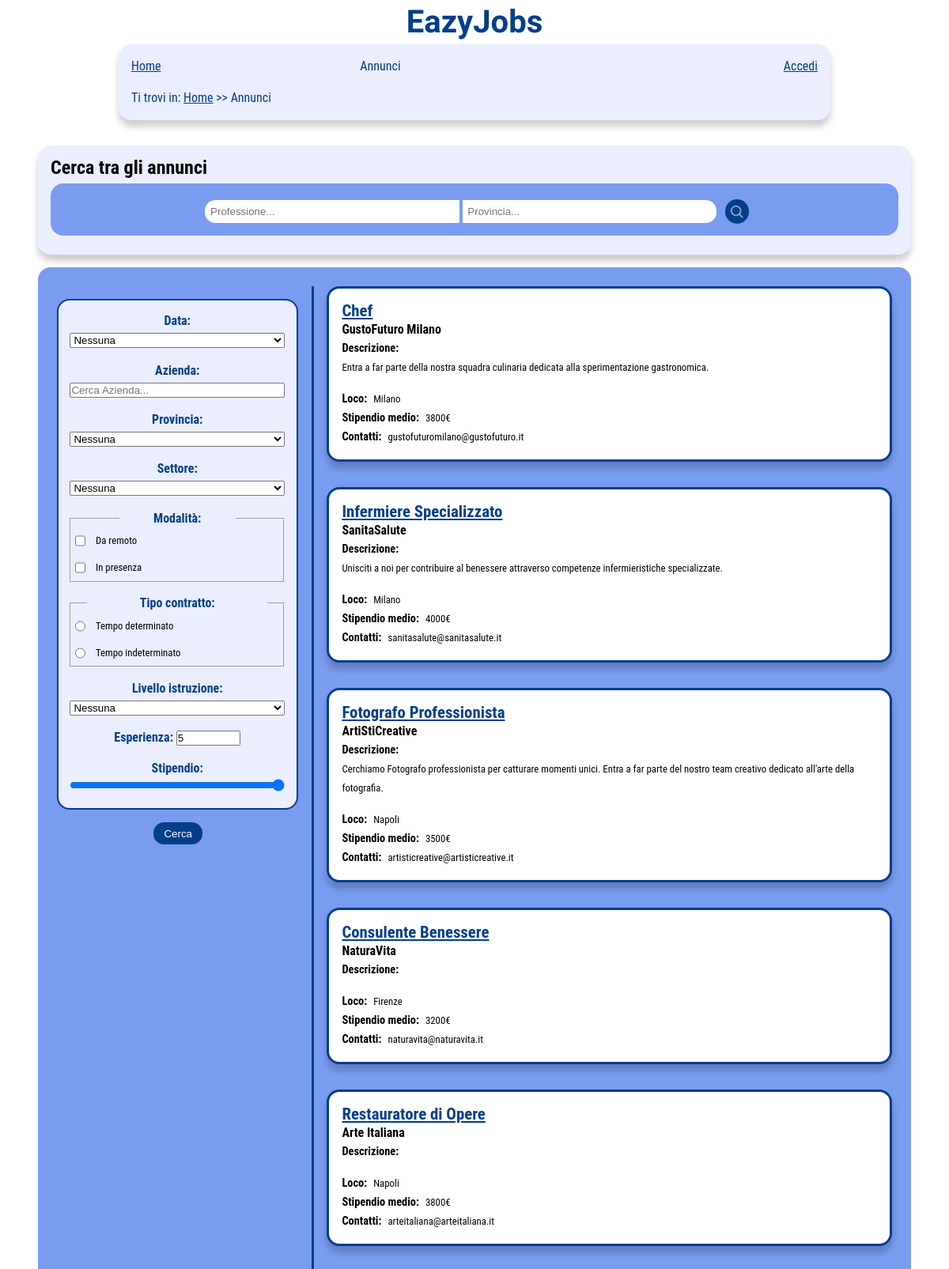
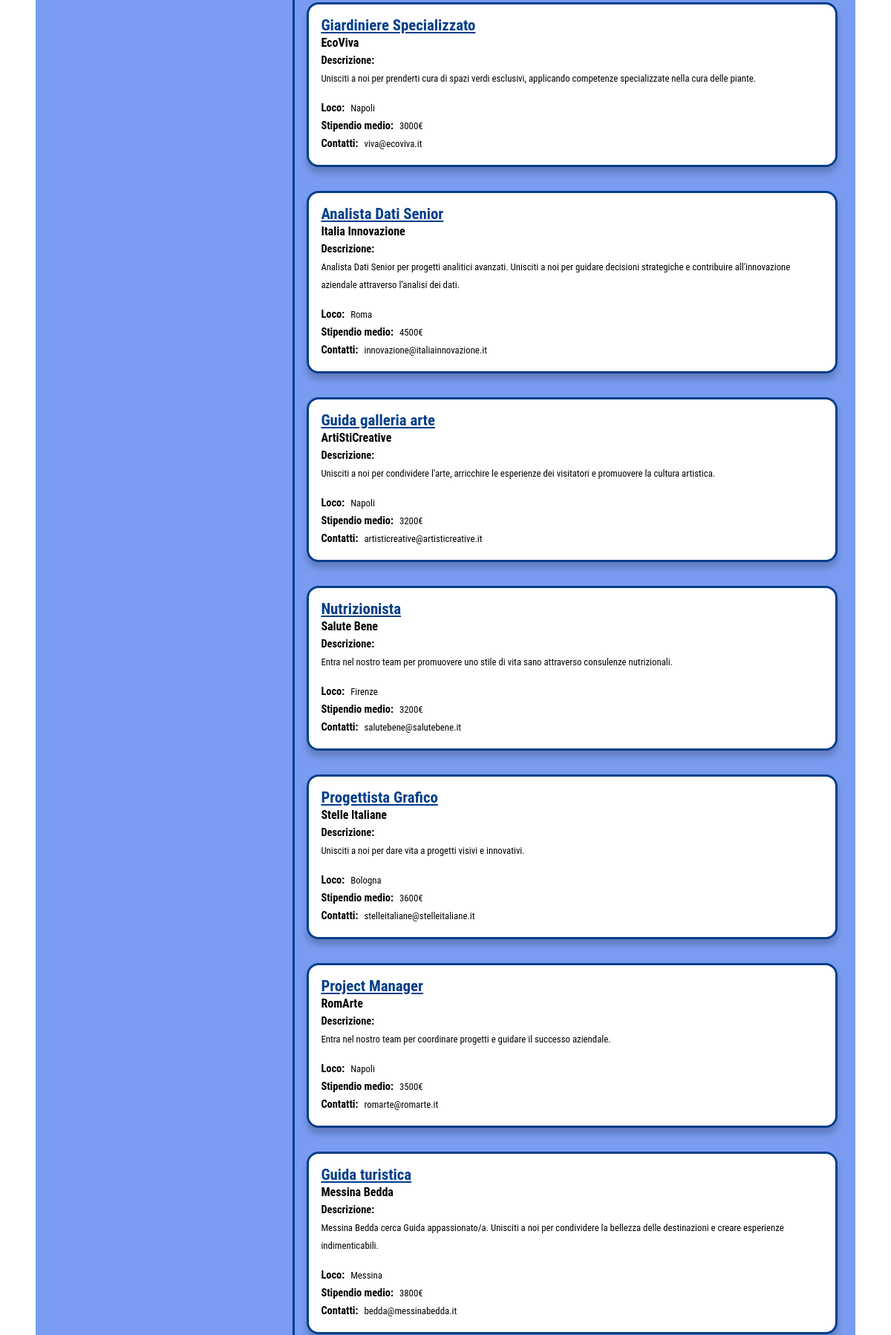
Page /EazyJobs/Annunci.php (upper part) on the committed database (2 pictures, top to bottom).
### tables this page shows
CREATE TABLE IF NOT EXISTS annunci
(
    id int NOT NULL AUTO_INCREMENT,
    titolo character varying(60) NOT NULL,
	locazione character varying(60) NOT NULL,
	data_pub datetime NOT NULL,
	settore character varying(60) NOT NULL,
	remoto boolean NOT NULL,
    presenza boolean NOT NULL,
	contratto character varying(60) NOT NULL,
    `desc_breve` character varying(200) NOT NULL,
	`desc_completa` character varying(500) NOT NULL,
    livello_istruzione character varying(90) NOT NULL,
	esperienza integer NOT NULL,
    stipendio decimal NOT NULL,
    azienda_id int NOT NULL,
    PRIMARY KEY (id),
	FOREIGN KEY (azienda_id)
    REFERENCES aziende (id)
    ON UPDATE CASCADE
    ON DELETE CASCADE
);

CREATE TABLE IF NOT EXISTS aziende
(
    id int NOT NULL AUTO_INCREMENT,
    email character varying(60) NOT NULL,
    password character varying(100) NOT NULL,
	nome character varying(60) NOT NULL,
	sito character varying(50) NOT NULL,
	fondazione integer NOT NULL,
	dipendenti integer NOT NULL,
	fatturato integer NOT NULL,
	sede character varying(60) NOT NULL,
	settore character varying(60) NOT NULL,
	`desc` character varying (500) NOT NULL,
    logo_path character varying(90),
    PRIMARY KEY (id)
);

### EazyJobs/models/annuncio.php (called while the page is built, shortened)
<?php
class Annuncio
{
  private $conn;
  public function __construct($db)
  {
    $this->conn = $db;
  }
  public function getAll()
  {
    $query = 'SELECT annunci.id, azienda_id, titolo, email, desc_completa, desc_breve, data_pub, nome, locazione, annunci.settore, remoto, presenza, contratto, livello_istruzione, esperienza, stipendio FROM annunci INNER JOIN aziende ON azienda_id = aziende.id ORDER BY annunci.id DESC';
    $stmt = $this->conn->prepare($query);
    $stmt->execute();
    return $stmt;
  }
}

### EazyJobs/Annunci.php (the view, shortened to what this page needs)
<?php
include_once 'models/annuncio.php';
$database = new Database();
$db = $database->connect();
$preferiti = array();
$annuncio = new Annuncio($db);
$data_pub = $_GET['data_pub'] ?? null;
$nome = $_GET['nome'] ?? null;
$locazione = $_GET['locazione'] ?? null;
$settore = $_GET['settore'] ?? null;
$remoto = $_GET['remoto'] ?? null;
$presenza = $_GET['presenza'] ?? null;
$contratto = $_GET['contratto'] ?? null;
$livello_istruzione = $_GET['livello_istruzione'] ?? null;
$esperienza = $_GET['esperienza'] ?? null;
$stipendio = $_GET['stipendio'] ?? null;
$nome = ($nome === "Nessuna") ? null : $nome;
$locazione = ($locazione === "Nessuna") ? null : $locazione;
$settore = ($settore === "Nessuna") ? null : $settore;
$livello_istruzione = ($livello_istruzione === "Nessuna") ? null : $livello_istruzione;
$filters = array_filter(compact(
    'data_pub',
    'nome',
    'locazione',
    'settore',
    'remoto',
    'presenza',
    'contratto',
    'livello_istruzione',
    'esperienza',
    'stipendio'
));
$result = $annuncio->getAll();
$num = $result->rowCount();
if ($num > 0) {
    $min = "flag";
    $str_professione = "";
    $str_locazione = "";
    $str_provincie = "";
    $str_nome = "";
    $str_settore = "";
    $max = 0;
    $duplicate = array();
    while ($row = $result->fetch(PDO::FETCH_ASSOC)) {
        extract($row);
        if ($min == "flag") {
            $min = $stipendio;
        };
            if (!in_array($titolo, $duplicate)) {
                array_push($duplicate, $titolo);
                $str_professione .=
                    "<option value='" . $titolo . "'> \n";
            }
            if (!in_array($locazione, $duplicate)) {
                array_push($duplicate, $locazione);
                $str_locazione .=
                    "<option value='" . $locazione . "'> \n";
                $str_provincie .=
                    "<option value='" . $locazione . "'> " . $locazione . "</option>\n";
            }
            if (!in_array($nome, $duplicate)) {
                array_push($duplicate, $nome);
                $str_nome .=
                    "<option value='" . $nome . "'> \n";
            }
            if (!in_array($settore, $duplicate)) {
                array_push($duplicate, $settore);
                $str_settore .=
                    "<option value='" . $settore . "'> " . $settore . "</option>\n";
            }
            if ($stipendio > $max)
                $max = $stipendio;
            if ($stipendio < $min)
                $min = $stipendio;
        };
} else {
    echo json_encode(
        array('message' => 'Nessun annuncio trovato')
    );
}
if (empty($filters)) {
    $result1 = $annuncio->getAll();
} else {
    $result1 = $annuncio->getFiltered($filters);
}
$num = $result1->rowCount();
if ($num > 0) {
    $str_annunci = "";
    $str_completo = "";
    $first = true;
    while ($row = $result1->fetch(PDO::FETCH_ASSOC)) {
        extract($row);
        $str_annunci .=
            "<li id='#" . $id . "'>" .
            "<a href='annuncio-" . $id . "' class='annuncio-link' aria-label=\"Scopri l'annuncio " . $titolo ."\" data-target='annuncio-" . $id ."'>" .
            "<h3>" . $titolo . "</h3>" .
            "</a>" .
            "<div class='header-annunci'>" .
            "<h4>" . $nome . "</h4>" .
            "<img src='./assets/logos/". $azienda_id ."_logo.png' alt='Logo azienda " . $nome ."'>" .
            "</div>" .
            "<h5>Descrizione:</h5>" .
            "<p>" . $desc_breve . "</p>" .
            "<ul class='job-info'>" .
            "<li><h5>Loco:</h5><p>" . $locazione . "</p></li>" .
            "<li><h5>Stipendio medio:</h5><p>" . $stipendio . "€</p></li>" .
            "<li><h5>Contatti:</h5><p>" . $email . "</p></li>" .
            "</ul>" .
            "</li>";
        if ($first == true) {
            $str_completo .=
            "<article id='annuncio-" . $id . "' class='annuncio-completo'>";
            $first = false;
        }else{
            $str_completo .=
            "<article id='annuncio-" . $id . "' class='annuncio-completo hidden'>";
        }
            $ml = "";
            if ($presenza == 1) {
                $ml = " In presenza";
            }
            if ($remoto == 1) {
                $ml = "Da remoto";
                if ($presenza == 1) {
                    $ml .= " e in presenza";
                }
            }
        $datePart = date('Y-m-d', strtotime($data_pub));
        $str_completo .=
            "<div class='annuncio-completo-contenitore' tabindex='0'>" .
                "<h3>" . $titolo . "</h3>" .
                "<div class='header-annunci'>" .
                "<h4>" . $nome . "</h4>" .
                "<img src='./assets/logos/". $azienda_id ."_logo.png' alt='Logo azienda " . $nome ."'>" .
                "</div>" .
                "<h5>Descrizione:</h5>" .
                "<p>" . $desc_completa . "</p>" .
                "<ul class='annuncio-info'>" .
                "<li><h5>Candidati all'annuncio:</h5><p>5</p></li>" .
                "<li><h5>Recensioni dell'azienda:</h5><p>20</p></li>" .
                "</ul>" .
                "<div class='dettagli' aria-live='polite'>" .
                    "<ul class='job-complete-info'>" .
                    "<li><h5>Data di pubblicazione:</h5><time datetime=\"$datePart\">" . $datePart . "</time></li>" .
                    "<li><h5>Loco:</h5><p>" . $locazione . "</p></li>" .
                    "<li><h5>Settore:</h5><p>" . $settore . "</p></li>" .
                    "<li><h5>Modalita' di lavoro:</h5><p>" . $ml . "</p></li>" .
                    "<li><h5>Tipo di contratto:</h5><p>" . $contratto . "</p></li>" .
                    "<li><h5>Livello di istruzione richiesto:</h5><p>" . $livello_istruzione . "</p></li>" .
                    "<li><h5>Esperienza minima richiesta:</h5><p>" . $esperienza . "</p></li>" .
                    "<li><h5>Stipendio:</h5><p>" . $stipendio . " €</p></li>" .
                    "<li><h5>Contatti:</h5><p>" . $email . "</p></li>" .
                    "</ul>" .
                "</div>" .
            "</div>" ;
            $str_completo .=
            "<ul class='azioni-aggiuntive'>" .
            "<li><input type='submit' class='bottone-dettagli' value='Mostra più dettagli' aria-label=\"Mostra più dettagli per l'annuncio #{$id}\"></li>" .
            "<li><input type='submit' class='bottone-candidati' value='Candidati' aria-label=\"Candidati all'annuncio #{$id}\"></li>" ;
            if(!in_array($id, $preferiti)){
                $str_completo .= "<li><input type='submit' class='bottone-salva' data-id='" . $id ."' value='Salva' aria-label=\"Salva l'annuncio #{$id}\"></li>" ;
            }
            $str_completo .=
                "<li><input type='submit' class='bottone-stampa' value='Stampa' aria-label=\"Stampa l'annuncio #{$id}\"></li>".
                "</ul>".
                "<input type='submit' class='bottone-annunci' data-target='annuncio-" . $id ."' value='Torna agli annunci' aria-label=\"Esci dall'annuncio #{$id}\">" .
                "</article>";
    }
} else {
    echo json_encode(
        array('message' => 'Nessun annuncio trovato')
    );
}
$nomefile = "./templates/Annunci.html";
$contenuto = file_get_contents($nomefile);
if (isset($_SESSION['user_id'])) {
    $contenuto = str_replace("php-placeholder", "User.php", $contenuto);
    $contenuto = str_replace("link-placeholder", "Area personale", $contenuto);
} else if (isset($_SESSION['admin_id'])) {
    $contenuto = str_replace("php-placeholder", "Admin.php", $contenuto);
    $contenuto = str_replace("link-placeholder", "Area personale", $contenuto);
} else {
    $contenuto = str_replace("php-placeholder", "Accedi.php", $contenuto);
    $contenuto = str_replace("link-placeholder", "Accedi", $contenuto);
}
$contenuto = str_replace("", $str_annunci, $contenuto);
$contenuto = str_replace("", $str_completo, $contenuto);
$contenuto = str_replace("", $str_professione, $contenuto);
$contenuto = str_replace("", $str_locazione, $contenuto);
$contenuto = str_replace("", $str_provincie, $contenuto);
$contenuto = str_replace("", $str_nome, $contenuto);
$contenuto = str_replace("", $str_settore, $contenuto);
$contenuto = str_replace("min-placeholder", $min, $contenuto);
$contenuto = str_replace("max-placeholder", $max, $contenuto);
$contenuto = str_replace("value-placeholder", $max, $contenuto);
echo $contenuto;

### EazyJobs/style_mini.css (style rules this page uses)
main { width: 90%; margin-top: 0; }
header { display: flex; flex-direction: row; align-items: center; overflow: visible; justify-content: space-between; background-color: var(--headerBgColor); width: 100%; max-height: 20vh; margin-bottom: 0; }
header .header-logo h1 { font-size: 2em; }
#navigazione { border-radius: 0; box-shadow: none; max-width: 100%; padding: 0; }
#menu, #menu.showing { max-height: 80vh; transition: max-height 0.25s linear; overflow: hidden; }
#menu.hiding { max-height: 0vh; transition: none; }
#menu ul { flex-direction: column; }
#menu ul li:nth-child(3) { display: none; }
#menu ul li { border-top: 2px solid var(--headerBgColor); text-align: center; font-size: 2em; height: 2em; line-height: 2em; }
#menu ul li a { display: block; background-color: var(--headerTxtColor); color: var(--headerBgColor); border-radius: 0.4em; height: inherit; }
#barra-ricerca { background-color: var(--headerBgColor); margin-bottom: 0; padding: 0.5em 5%; position: fixed; bottom: 0; width: 100%; max-height: 15em; border-radius: 0; }
#barra-ricerca h2 { font-size: 1.2em; }
#professione, #locazione { width: 40%; }
#annunci-main { height: auto; width: 100%; margin: 0; border-radius: 0; }
form { text-align: center; margin: 1em 0; order: 1; }
#ricerca-avanzata { display: flex; flex-direction: column; }
#filtri-ricerca { display: none; width: 100%; margin-top: 0; background-color: var(--headerBgColor); border-radius: 1em; padding-bottom: 0.5em; order: 0; }
#filtri { display: flex; flex-direction: column; align-items: center; list-style-type: none; background-color: var(--headerBgColor); border-radius: 0; margin: 1em auto 1em; padding: 0.3em; border: none; }
#filtri div { width: 70%; padding: 0.3em; background-color: var(--footerBgColor); margin: 0.3em; }
#filtri div label { margin: auto; white-space: nowrap; color: var(--headerTxtColor); font-weight: bold; }
#filtri div select, #filtri div input[type="text"], #filtri div input[type="range"] { width: 100%; margin: auto; height: auto; }
#filtri div input[type="number"] { width: 30%; margin: auto; height: auto; }
#filtri div .checkbox-modalità, #filtri div .radio-contratto { display: flex; margin: auto; }
#filtri div .checkbox-modalità label, #filtri div .radio-contratto label { font-size: 0.8em; color: black; font-weight: normal; }
#filtri #modalità legend { width: 30%; }
#filtri #contratto legend { width: 50%; }
#filtri-ricerca input[type="submit"] { width: auto; margin: auto; }
ul.annunci { display: flex; flex-direction: column; flex-wrap: nowrap; overflow-y: auto; max-height: 80vh; width: 100%; list-style-type: none; overflow-x: unset; margin-top: 1em; }
ul.annunci li { background-color: white; box-shadow: 0 0.5em 0.5em rgba(0, 0, 0, 0.2); border: 0.2em var(--footerTxtColor) solid; border-radius: 1em; max-width: 100%; padding: 1em; margin: 1em; }
ul.annunci li h3 { font-size: 1.3em; }
ul.annunci li a { color: var(--linkColor); }
ul.annunci li h4 { font-size: 1em; }
ul.annunci li h5 { font-size: 0.9em; font-weight: bold; }
ul.annunci li p { font-size: 0.8em; }
.header-annunci { display: flex; flex-direction: row; align-items: start; text-wrap: nowrap; overflow: hidden; }
.header-annunci h4, .header-annunci img { margin: 0; }
ul.job-info { list-style-type: none; margin-top: 1em; }
ul.job-info li { display: flex; gap: 0.5em; border: none; box-shadow: none; padding: 0; margin: 0; }
#annunci-temp { display: flex; flex-direction: column; width: 100%; }
#annunci-main #content { background-color: var(--bgColor); border-radius: 0; padding: 0.5em; padding-bottom: 130px; }

### EazyJobs/print.css (style rules this page uses)
* { margin: 0; padding: 0; }
html { font-family: 'Times New Roman', Times, serif; font-size: 12pt; margin: auto; }
body { width: 100%; margin: 0 auto; padding: 0; background-color: #FFFFFF; }
header h1 { font-size: 25pt; font-family: 'Climate Crisis', sans-serif; font-family: 'Syncopate', sans-serif; text-align: center; margin-top: 2pt; }
#menu, #footer { display: none; }
#navigazione { border-radius: 0; box-shadow: none; }
#breadcrumb { padding: 0.5em 0 0.5em 0; margin-top: 0.5em; border-top: 1pt solid #000; border-bottom: 1pt solid #000; font-weight: bold; }
main { margin-left: 0em; width: 100%; padding: 0.3em 0em 0.5em 0em; box-shadow: none; }
a { text-decoration: none; color: #000000; }
input[type="submit"], button { display: none; }
#barra-ricerca { display: none; }
.annunci { display: none; }

### rows in the picture
annunci: titolo "Chef", desc_breve "Entra a far parte della nostra squadra culinaria dedicata alla sperimentazione gastronomica.", locazione "Milano", stipendio "3800"
aziende: nome "GustoFuturo Milano", email "gustofuturomilano@gustofuturo.it"
annunci: titolo "Infermiere Specializzato", desc_breve "Unisciti a noi per contribuire al benessere attraverso competenze infermieristiche specializzate.", locazione "Milano", stipendio "4000"
aziende: nome "SanitaSalute", email "sanitasalute@sanitasalute.it"
annunci: titolo "Fotografo Professionista", desc_breve "Cerchiamo Fotografo professionista per catturare momenti unici. Entra a far parte del nostro team creativo dedicato all'arte della fotografia.", locazione "Napoli", stipendio "3500"
aziende: nome "ArtiStiCreative ArtiStiCreative", email "artisticreative@artisticreative.it artisticreative@artisticreative.it"
annunci: titolo "Consulente Benessere", locazione "Firenze", stipendio "3200"
aziende: nome "NaturaVita", email "naturavita@naturavita.it"
annunci: titolo "Restauratore di Opere", locazione "Napoli", stipendio "3800"
aziende: nome "Arte Italiana", email "arteitaliana@arteitaliana.it"
annunci: titolo "Giardiniere Specializzato", desc_breve "Unisciti a noi per prenderti cura di spazi verdi esclusivi, applicando competenze specializzate nella cura delle piante.", locazione "Napoli", stipendio "3000"
aziende: nome "EcoViva", email "viva@ecoviva.it"
annunci: titolo "Analista Dati Senior", desc_breve "Analista Dati Senior per progetti analitici avanzati. Unisciti a noi per guidare decisioni strategiche e contribuire all'innovazione aziendale attraverso l'analisi dei dati.", locazione "Roma", stipendio "4500"
aziende: nome "Italia Innovazione", email "innovazione@italiainnovazione.it"
annunci: titolo "Guida galleria arte", desc_breve "Unisciti a noi per condividere l'arte, arricchire le esperienze dei visitatori e promuovere la cultura artistica.", locazione "Napoli", stipendio "3200"
annunci: titolo "Nutrizionista", desc_breve "Entra nel nostro team per promuovere uno stile di vita sano attraverso consulenze nutrizionali.", locazione "Firenze", stipendio "3200"
aziende: nome "Salute Bene", email "salutebene@salutebene.it"
annunci: titolo "Progettista Grafico", desc_breve "Unisciti a noi per dare vita a progetti visivi e innovativi.", locazione "Bologna", stipendio "3600"
aziende: nome "Stelle Italiane", email "stelleitaliane@stelleitaliane.it"
annunci: titolo "Project Manager", desc_breve "Entra nel nostro team per coordinare progetti e guidare il successo aziendale.", locazione "Napoli", stipendio "3500"
aziende: nome "RomArte", email "romarte@romarte.it"
annunci: titolo "Guida turistica", desc_breve "Messina Bedda cerca Guida appassionato/a. Unisciti a noi per condividere la bellezza delle destinazioni e creare esperienze indimenticabili.", locazione "Messina", stipendio "3800"
aziende: nome "Messina Bedda", email "bedda@messinabedda.it"
